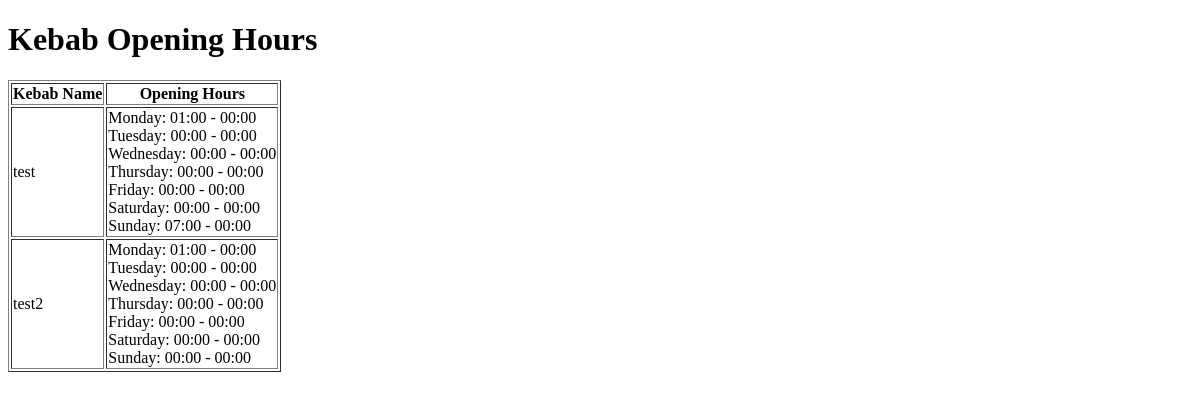
The app's page /panel/kebab-hours/ (signed in), older data.
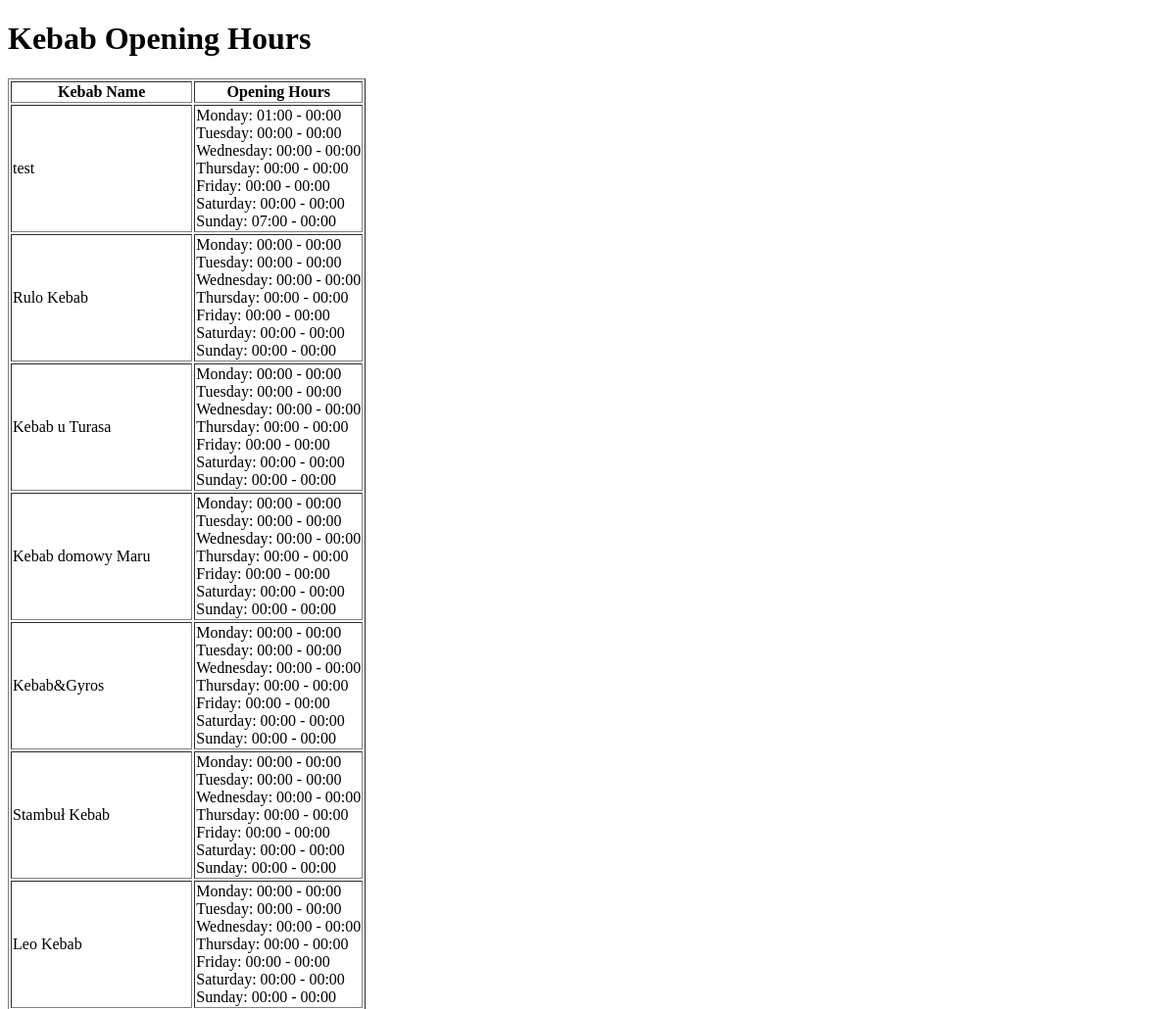
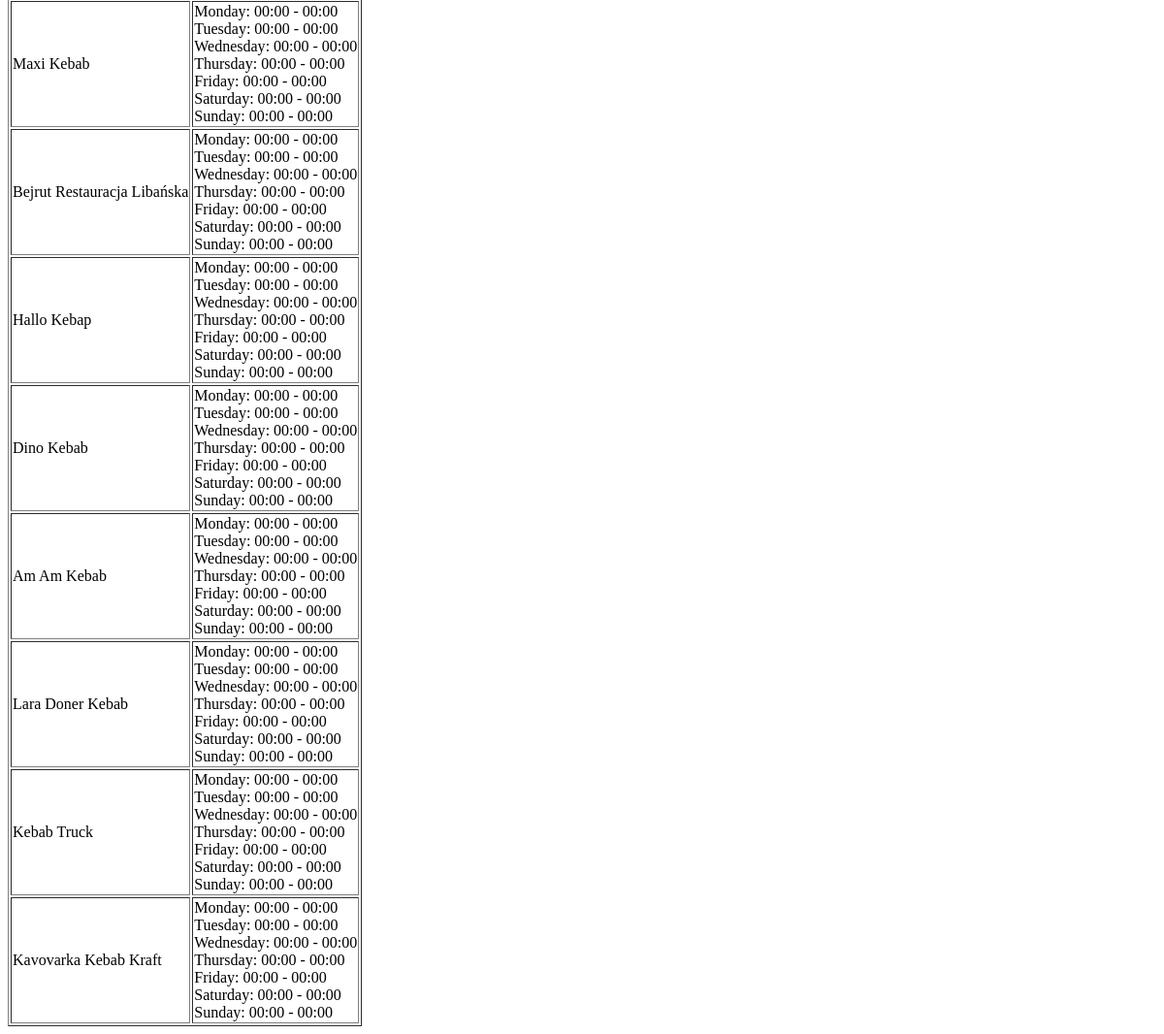
The same page, newer data (2 pictures, top to bottom).
### api/models.py (models this page shows, shortened)
class Kebab(models.Model):
    name = models.CharField(max_length=255)
    description = models.TextField()
    latitude = models.FloatField()
    longitude = models.FloatField()
    contact = models.CharField(max_length=20, blank=True, null=True)
    meats = models.TextField(blank=True, null=True)
    sauces = models.TextField(blank=True, null=True)
    STATUS_CHOICES = [
    ('open', 'Open'),
    ('closed', 'Closed'),
    ('planned', 'Planned')
]
    status = models.CharField(
    max_length=50,
    choices=STATUS_CHOICES
)
    opening_year = models.IntegerField(blank=True, null=True)
    closing_year = models.IntegerField(blank=True, null=True)
    craft_rating = models.BooleanField(default=False)
    in_chain = models.BooleanField(default=False)
    order_methods = models.TextField(blank=True, null=True)
    location_details = models.TextField(blank=True, null=True)
    social_links = models.JSONField(blank=True, null=True)
    logo = models.ImageField(blank=True, null=True)
    contact = models.CharField(max_length=50, blank=True, null=True)
    google_rating = models.FloatField(blank=True, null=True)
    google_reviews_count = models.IntegerField(blank=True, null=True)
    pyszne_rating = models.FloatField(blank=True, null=True)
    pyszne_reviews_count = models.IntegerField(blank=True, null=True)
    pyszne_url = models.URLField(blank=True, null=True)
    last_updated = models.DateTimeField(default=now)

### panel/views.py (the view)
# urls.py: path('kebab-hours/', KebabHoursPanelView, name='kebab_hours'),  # Add the new route
@login_required(login_url='/panel/login')
def KebabHoursPanelView(request):
    opening_hours = OpeningHour.objects.all()
    kebab_hours = []
    for hours in opening_hours:
        if hours.hours:  # Check if hours are not None
            kebab_hours.append({
                'kebab_name': hours.kebab.name,
                'hours': hours.hours
            })
    return render(request, 'kebab_hours.html', {'kebab_hours': kebab_hours})

### panel/templates/kebab_hours.html (shortened to what this page needs)
<!DOCTYPE html>
<html lang="en">
<head>
</head>
<body>
    <h1>Kebab Opening Hours</h1>
    <table border="1">
        <thead>
            <tr>
                <th>Kebab Name</th>
                <th>Opening Hours</th>
            </tr>
        </thead>
        <tbody>
            {% for kebab in kebab_hours %}
            <tr>
                <td>{{ kebab.kebab_name }}</td>
                <td>
                    {% for day, times in kebab.hours.items %}
                        {{ day|title }}: {{ times.open }} - {{ times.close }}<br>
                    {% endfor %}
                </td>
            </tr>
            {% endfor %}
        </tbody>
    </table>
</body>
</html>

Row changes from the older to the newer data that the page shows:
removed Kebab: kebab_name "test2"
added Kebab: kebab_name "Rulo Kebab"
added Kebab: kebab_name "Kebab u Turasa"
added Kebab: kebab_name "Kebab domowy Maru"
added Kebab: kebab_name "Kebab&Gyros"
added Kebab: kebab_name "Stambuł Kebab"
added Kebab: kebab_name "Leo Kebab"
added Kebab: kebab_name "Maxi Kebab"
added Kebab: kebab_name "Bejrut Restauracja Libańska"
added Kebab: kebab_name "Hallo Kebap"
added Kebab: kebab_name "Dino Kebab"
added Kebab: kebab_name "Am Am Kebab"
added Kebab: kebab_name "Lara Doner Kebab"
added Kebab: kebab_name "Kebab Truck"
added Kebab: kebab_name "Kavovarka Kebab Kraft"
Text that changed along with them:
new list line: "Monday : 00:00 - 00:00 Tuesday : 00:00 - 00:00 Wednesday : 00:00 - 00:00 Thursday : 00:00 - 00:00 Friday : 00:00 - 00:00 Saturday : 00:00 - 00:00 Sunday : 00:00 - 00:00"
list line gone: "Monday : 01:00 - 00:00 Tuesday : 00:00 - 00:00 Wednesday : 00:00 - 00:00 Thursday : 00:00 - 00:00 Friday : 00:00 - 00:00 Saturday : 00:00 - 00:00 Sunday : 00:00 - 00:00"
